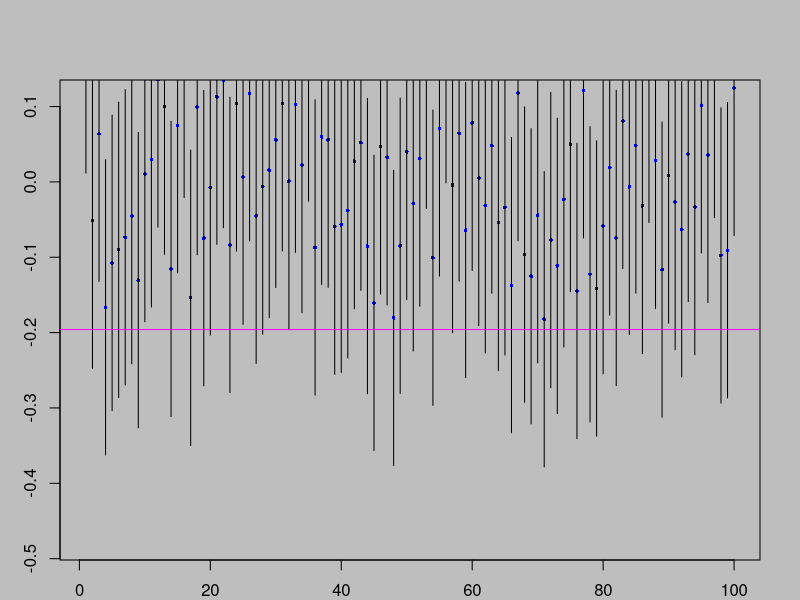

Here is the R script that generated this plot:

m <- 100# Tamaño de la muestra
n <- 100 # Cantidad de intervalos de confianza
confianza <- 0.95
alpha <- 1-confianza
x <- matrix(0,m,n)
y1 <- 1
y2 <- 1
media <- 1
######### Calculo del intervalo######
for (i in 1:n){
  x[,i] <- rnorm(m)
  media[i] <- mean(x[,i])
  y1[i] <- media[i]-qnorm(alpha/2,lower.tail = FALSE)/sqrt(m)
  y2[i] <- media[i]+qnorm(alpha/2,lower.tail = FALSE)/sqrt(m)
}
###### Gafricar intervalo de confianza######
par(bg="gray",mar=c(2,3,4,2))
plot(media,pch=16,ylim=c(min(y1)-0.1,max(y1)+0.1),col="blue",
     cex=0.5,xlab = "intervalo")
segments(1:n,y1,1:n,y2,lwd=1)
abline(h=c(-qnorm(alpha/2,lower.tail = FALSE)/sqrt(m),qnorm(alpha/2,lower.tail = FALSE)/sqrt(m)),col="magenta",lwd=1)




